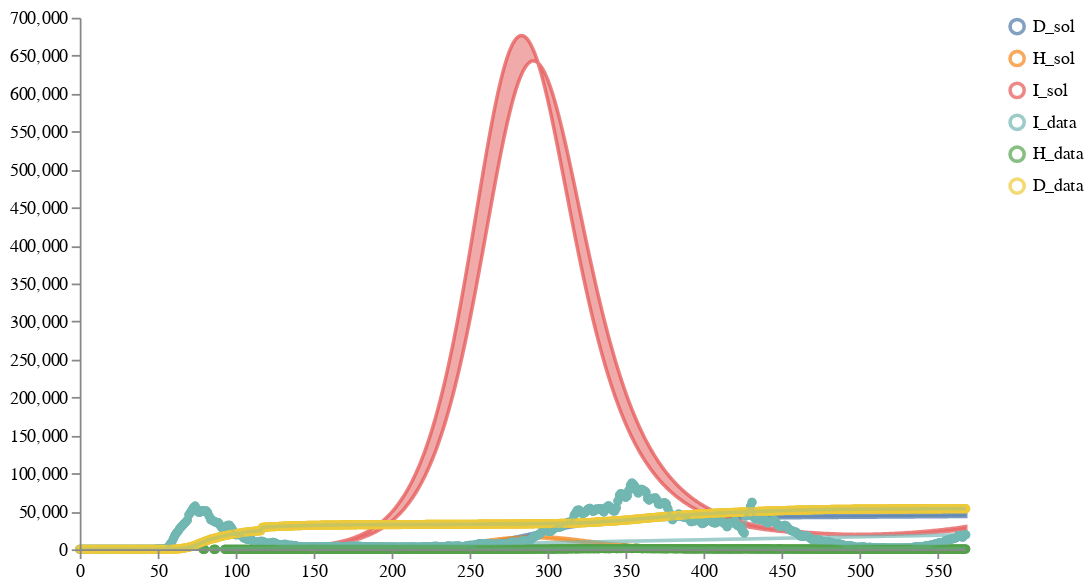

Source (notebook cell):
### Code cell
schema = plots.trajectories(pd.DataFrame(result["data"]), subset=".*_sol",
                            points=test_data.reset_index(drop=True).rename(columns={"I":"I_data", "H":"H_data", "D":"D_data"}),
                           )
schema = plots.pad(schema, 5)
plots.ipy_display(schema)

### Figure 1 — Vega specification as saved in the notebook (floating-point values rounded to 4 significant figures; data arrays with more than 128 entries replaced by an {"elided": "..."} marker saying what was removed)
{"$schema": "https://vega.github.io/schema/vega/v5.json", "axes": [{"name": "x_axis", "orient": "bottom", "scale": "xscale", "zindex": 100}, {"name": "y_axis", "orient": "left", "scale": "yscale", "zindex": 100}], "data": [{"name": "distributions", "values": {"elided": "1707 records"}}, {"name": "traces", "transform": [{"expr": "isValid(datum.value)", "type": "filter"}], "values": []}, {"name": "points", "values": {"elided": "1617 records"}}, {"name": "markers", "values": []}, {"name": "selected", "on": [{"remove": true, "trigger": "clear"}, {"remove": true, "trigger": "!shift"}, {"insert": "clicked", "trigger": "!shift && clicked"}, {"toggle": "clicked", "trigger": "shift && clicked"}]}], "height": 300, "legends": [{"encode": {"labels": {"interactive": true, "name": "legendLabel", "update": {"opacity": [{"test": "!length(data('selected')) || indata('selected', 'value', datum.value)", "value": 1}, {"value": 0.25}]}}, "symbols": {"interactive": true, "name": "legendSymbol", "update": {"fill": {"value": "transparent"}, "opacity": [{"test": "!length(data('selected')) || indata('selected', 'value', datum.value)", "value": 0.7}, {"value": 0.15}], "size": {"value": 64}, "strokeWidth": {"value": 2}}}}, "name": "color_legend", "stroke": "color"}], "marks": [{"from": {"facet": {"data": "points", "groupby": "trajectory", "name": "points_split"}}, "marks": [{"encode": {"hover": {"fillOpacity": {"value": 0.9}}, "update": {"fill": {"field": "trajectory", "scale": "color"}, "fillOpacity": [{"test": "!length(data('selected')) || indata('selected', 'value', datum.trajectory)", "value": 0.5}, {"value": 0.15}], "size": {"value": 10}, "stroke": {"field": "trajectory", "scale": "color"}, "strokeOpacity": [{"test": "!length(data('selected')) || indata('selected', 'value', datum.trajectory)", "value": 0.75}, {"value": 0.15}], "strokeWidth": {"value": 2}, "tooltip": {"field": "value"}, "x": {"field": "timepoint", "scale": "xscale"}, "y": {"field": "value", "scale": "yscale"}}}, "from": {"data": "points"}, "name": "_points_symbol", "type": "symbol", "zindex": 3}, {"encode": {"hover": {"fillOpacity": {"value": 0.9}}, "update": {"interpolate": {"value": "linear"}, "stroke": {"field": "trajectory", "scale": "color"}, "strokeOpacity": [{"test": "!length(data('selected')) || indata('selected', 'value', datum.trajectory)", "value": 0.3}, {"value": 0.1}], "strokeWidth": {"value": 2}, "x": {"field": "timepoint", "scale": "xscale"}, "y": {"field": "value", "scale": "yscale"}}}, "from": {"data": "points"}, "name": "_points_line", "type": "line", "zindex": 3}], "name": "_points", "type": "group", "zindex": 3}, {"from": {"facet": {"data": "traces", "groupby": "trajectory", "name": "traces_split"}}, "marks": [{"encode": {"hover": {"fillOpacity": {"value": 0.9}}, "update": {"interpolate": {"value": "linear"}, "stroke": {"field": "trajectory", "scale": "color"}, "strokeOpacity": [{"test": "!length(data('selected')) || indata('selected', 'value', datum.trajectory)", "value": 0.75}, {"value": 0.15}], "strokeWidth": {"value": 2}, "x": {"field": "timepoint", "scale": "xscale"}, "y": {"field": "value", "scale": "yscale"}}}, "from": {"data": "traces_split"}, "name": "_traces_lines", "type": "line"}], "name": "_traces", "type": "group", "zindex": 2}, {"from": {"facet": {"data": "distributions", "groupby": "trajectory", "name": "trajectory_split"}}, "marks": [{"encode": {"hover": {"fillOpacity": {"value": 0.9}}, "update": {"fill": {"field": "trajectory", "scale": "color"}, "fillOpacity": [{"test": "!length(data('selected')) || indata('selected', 'value', datum.trajectory)", "value": 0.5}, {"value": 0.15}], "interpolate": {"value": "linear"}, "stroke": {"field": "trajectory", "scale": "color"}, "strokeOpacity": [{"test": "!length(data('selected')) || indata('selected', 'value', datum.trajectory)", "value": 0.75}, {"value": 0.15}], "strokeWidth": {"value": 2}, "x": {"field": "timepoint", "scale": "xscale"}, "y": {"field": "upper", "scale": "yscale"}, "y2": {"field": "lower", "scale": "yscale"}}}, "from": {"data": "trajectory_split"}, "type": "area"}], "name": "_distributions", "type": "group", "zindex": 1}, {"marks": [{"encode": {"enter": {"stroke": {"value": "lightgray"}}, "update": {"opacity": {"value": 1}, "x": {"field": "timepoint", "scale": "xscale"}, "y": {"signal": "height"}, "y2": {"value": 0}}}, "from": {"data": "markers"}, "name": "_marker text", "type": "rule"}, {"encode": {"enter": {"fontSize": {"value": 8}, "text": {"field": "datum.label"}, "y": {"value": 0}}}, "from": {"data": "_marker text"}, "name": "_marker flags", "transform": [{"as": ["x", "_y", "opacity", "align", "baseline"], "lineAnchor": "start", "offset": [1], "size": {"signal": "[width, height]"}, "type": "label"}], "type": "text"}], "name": "_markers", "type": "group"}], "padding": 5, "scales": [{"domain": {"fields": [{"data": "distributions", "field": "timepoint"}, {"data": "traces", "field": "timepoint"}, {"data": "points", "field": "timepoint"}, {"data": "markers", "field": "timepoint"}]}, "name": "xscale", "range": "width", "type": "linear", "zero": false}, {"domain": {"fields": [{"data": "distributions", "field": "lower"}, {"data": "distributions", "field": "upper"}, {"data": "traces", "field": "value"}, {"data": "points", "field": "value"}]}, "name": "yscale", "nice": true, "range": "height", "type": "linear", "zero": true}, {"domain": {"fields": [{"data": "distributions", "field": "trajectory"}, {"data": "traces", "field": "trajectory"}, {"data": "points", "field": "trajectory"}]}, "name": "color", "range": "category", "type": "ordinal"}], "signals": [{"name": "clear", "on": [{"events": "mouseup[!event.item]", "force": true, "update": "true"}], "value": true}, {"name": "shift", "on": [{"events": "@legendSymbol:click, @legendLabel:click", "force": true, "update": "event.shiftKey"}], "value": false}, {"name": "clicked", "on": [{"events": "@legendSymbol:click, @legendLabel:click", "force": true, "update": "{value: datum.value}"}], "value": null}], "width": 500}
